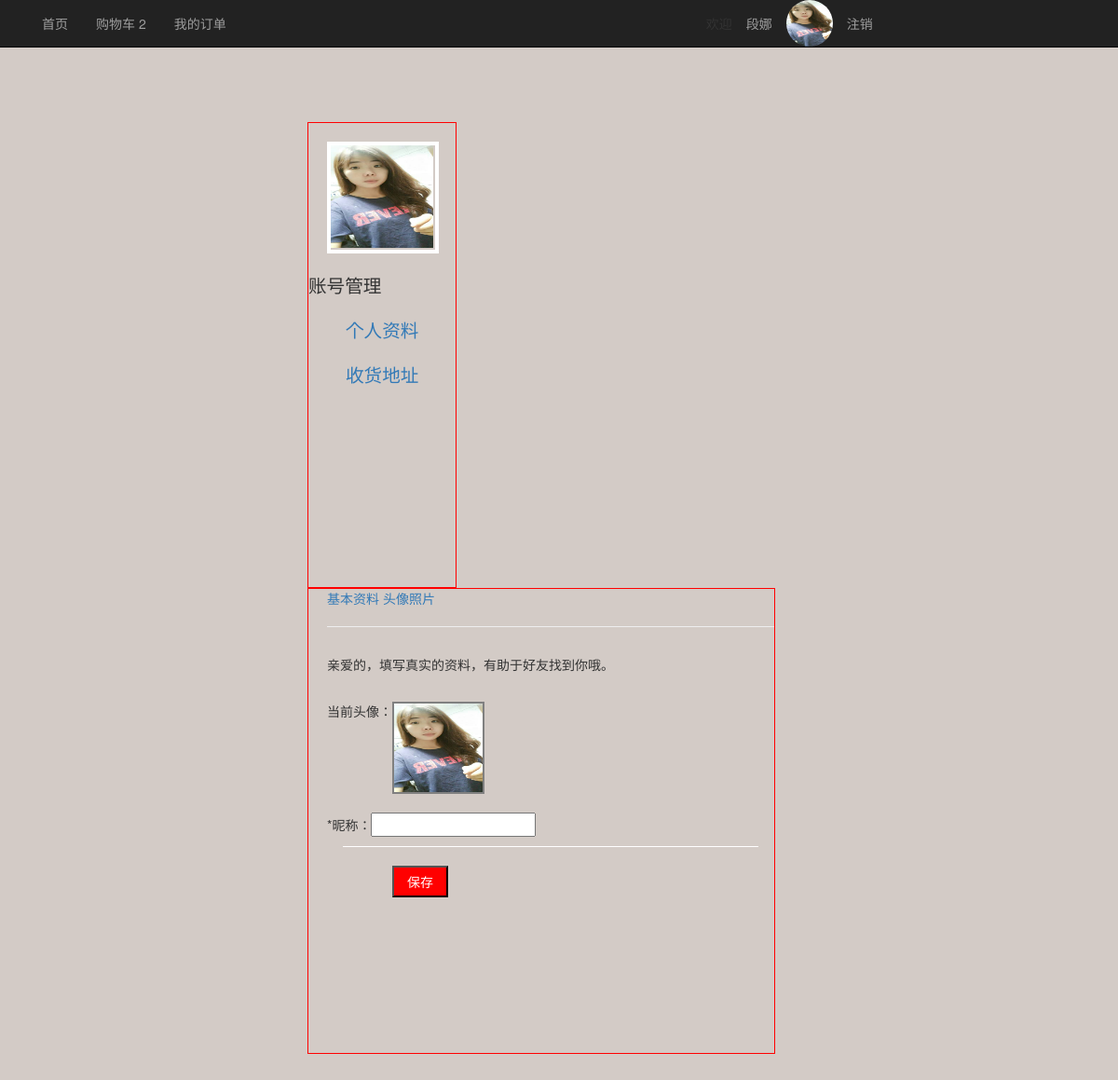
Page /代码/dizhi.php (signed in) on the committed database.
### tables this page shows
CREATE TABLE `user` (
  `user_id` int(11) NOT NULL AUTO_INCREMENT,
  `username` varchar(32) DEFAULT NULL,
  `password` varchar(60) NOT NULL,
  `image` varchar(100) DEFAULT NULL,
  PRIMARY KEY (`user_id`)
);

### 代码/dizhi.php (the view, shortened to what this page needs)
<?php
include('head.php');
$username = isset($_COOKIE['username'])?$_COOKIE['username']:"";
$user_id = isset($_COOKIE['user_id'])?$_COOKIE['user_id']:"";
?>
<!doctype html>
<html lang="en">
<head>
	<link rel="stylesheet" href="bootstrap/css/bootstrap.min.css">
</head>
<body>
	<div class="bian">
		<div class="left">
			<?php
				$query = "select * from user where user_id=$user_id";
				$resultt = mysql_query($query);
				$roww = mysql_fetch_assoc($resultt);
				$image = $roww['image']
		?>
			<div class="pic"><img width="110px" height="110px" src="<?php echo $image?>" alt=""></div>
			账号管理
			<ul class="tab">
				<li><a href="">个人资料</a></li>
				<li><a href="">收货地址</a></li>
			</ul>
		</div>
		<div class="right">
			<div class="tab_content">
				<div class="tab_content1">
					<span><a href="">基本资料</a></span>
					<span><a href="">头像照片</a></span>
					<hr>
				</div>
				<div class="content2">
		  			<div class="tab_content2">
		  				<form action="upload.php" method="post" enctype="multipart/form-data">
			  				<p>亲爱的<?php echo $username?>，填写真实的资料，有助于好友找到你哦。</p>
			  				<br/>
			  				<div class="up">当前头像：</div>
			  					<div class="img">
				  				   <span id="show"><img width="95px" height="95px" src="<?php echo $image?>" alt=""></span>
				  				</div>
			  				<p class="clearfix"><br/>*昵称：<input type="text" name="user1" ></p>
			  				<div class="xian"></div>
			  				<button>保存</button>
						</form>
		  			</div>
	  			</div>
	  		</div>
		</div>
	</div>
</body>
</html>

### 代码/head.php (shortened to what this page needs)
<?php
$user_id = isset($_COOKIE['user_id'])?$_COOKIE['user_id']:"";
$sql = "select * from user where user_id=$user_id";
$result = mysql_query($sql);
$row = mysql_fetch_assoc($result);
$username = $row['username'];
$image = $row['image'];
$sql = "select count(*) from cart where user_id=$user_id";
$result = mysql_query($sql);
$row = mysql_fetch_row($result)[0];
?>
<!doctype html>
<html lang="en">
<head>
	<link rel="stylesheet" href="bootstrap/css/bootstrap.min.css">
</head>
<body>
	<header>
		<nav class="navbar navbar-inverse navbar-fixed-top" id="navbar-fixed-top" role="navigation">
			<div class="container">
				<ul class="nav navbar-nav">
					<li><a href="index.php">首页</a></li>
					<li><a href="cart.php">购物车  <?php echo $row?></a></li>
					<li><a href="dingdan.php">我的订单</a></li>
					<li class="white">欢迎</li>
					<li><a href="cart.php"><?php echo $username;?></a></li>
					<li class="yuan"><span><a href="dizhi.php"><img src="<?php echo $image;?>"></a></span></li>
					<li><a href="userlogin.php?tuichu=ok">注销</a></li>
				</ul>
			</div>
		</nav>
	</header>

### 代码/head.php (style rules this page uses)
.white { margin-left:500px; padding-top:15px; }
.yuan img { border-radius: 50px; width:50px; height:50px; }

### 代码/dizhi.php (style rules this page uses)
.bian { background: #d3cbc6; overflow: hidden; margin-top:51px; padding:80px 330px; }
.bian>div { float: left; height:500px; border:1px solid red; }
.left { width: 160px; font-size: 1.4em; }
.left ul li { display: block; margin-top: 20px; }
.clearfix { clear: both; }
.right .tab_content { display: none; width:500px; height:300px; }
.tab_content1 { padding-left: 20px; }
.tab_content2 { display: none; padding-left:20px; }
.pic { width: 120px; height:120px; border:4px solid white; margin:20px 20px; }
.right .tab_content:first-child { display: block; }
.content2 .tab_content2:first-child { display: block; }
.tab_content form { padding:10px 0; }
.tab_content form button { background: red; color:white; padding:5px 14px; display: inline-block; margin: 10px 70px; }
.img { margin-left: 70px; margin-top: -20px; border:2px solid gray; width:99px; overflow: hidden; }
.xian { width:93%; margin:10px auto; border-top:1px solid white; }

### rows in the picture
user: username "段娜", image (picture)

### other values in the picture
$row "2"
